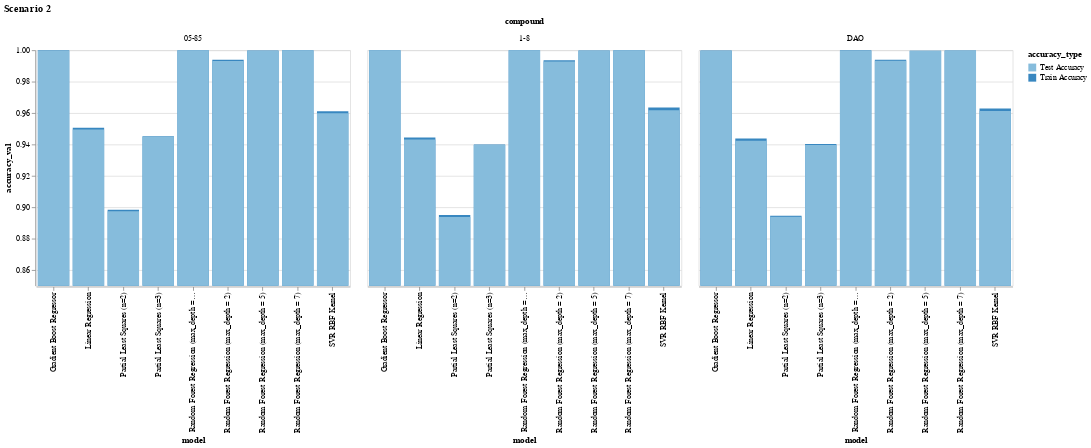

Notebook cell for this chart:
### Code cell
alt.Chart(df_feed.query('scenario == "s2"')).mark_bar().encode(
    alt.X('model'),
    alt.Y('accuracy_val', stack = False, scale = alt.Scale(domain = [0.85,1])),
    alt.Color('accuracy_type:O'),
    alt.Facet('compound')
    ).properties(width = 400).properties(title = 'Scenario 2')

### Figure 1 — Vega-Lite specification as saved in the notebook (floating-point values rounded to 4 significant figures)
{"$schema": "https://vega.github.io/schema/vega-lite/v3.4.0.json", "config": {"mark": {"tooltip": null}, "view": {"height": 300, "width": 400}}, "data": {"name": "data-6d93accf0eb7a51c2d3f7cd96686f93f"}, "datasets": {"data-6d93accf0eb7a51c2d3f7cd96686f93f": [{"accuracy_type": "Train Accuracy", "accuracy_val": 0.9506, "compound": "05-85", "model": "Linear Regression", "scenario": "s2"}, {"accuracy_type": "Train Accuracy", "accuracy_val": 0.9444, "compound": "1-8", "model": "Linear Regression", "scenario": "s2"}, {"accuracy_type": "Train Accuracy", "accuracy_val": 0.9438, "compound": "DAO", "model": "Linear Regression", "scenario": "s2"}, {"accuracy_type": "Train Accuracy", "accuracy_val": 0.8985, "compound": "05-85", "model": "Partial Least Squares (n=2)", "scenario": "s2"}, {"accuracy_type": "Train Accuracy", "accuracy_val": 0.895, "compound": "1-8", "model": "Partial Least Squares (n=2)", "scenario": "s2"}, {"accuracy_type": "Train Accuracy", "accuracy_val": 0.8946, "compound": "DAO", "model": "Partial Least Squares (n=2)", "scenario": "s2"}, {"accuracy_type": "Train Accuracy", "accuracy_val": 0.9451, "compound": "05-85", "model": "Partial Least Squares (n=3)", "scenario": "s2"}, {"accuracy_type": "Train Accuracy", "accuracy_val": 0.94, "compound": "1-8", "model": "Partial Least Squares (n=3)", "scenario": "s2"}, {"accuracy_type": "Train Accuracy", "accuracy_val": 0.9403, "compound": "DAO", "model": "Partial Least Squares (n=3)", "scenario": "s2"}, {"accuracy_type": "Train Accuracy", "accuracy_val": 0.9939, "compound": "05-85", "model": "Random Forest Regression (max_depth = 2)", "scenario": "s2"}, {"accuracy_type": "Train Accuracy", "accuracy_val": 0.9937, "compound": "1-8", "model": "Random Forest Regression (max_depth = 2)", "scenario": "s2"}, {"accuracy_type": "Train Accuracy", "accuracy_val": 0.9939, "compound": "DAO", "model": "Random Forest Regression (max_depth = 2)", "scenario": "s2"}, {"accuracy_type": "Train Accuracy", "accuracy_val": 0.9998, "compound": "05-85", "model": "Random Forest Regression (max_depth = 5)", "scenario": "s2"}, {"accuracy_type": "Train Accuracy", "accuracy_val": 0.9999, "compound": "1-8", "model": "Random Forest Regression (max_depth = 5)", "scenario": "s2"}, {"accuracy_type": "Train Accuracy", "accuracy_val": 0.9997, "compound": "DAO", "model": "Random Forest Regression (max_depth = 5)", "scenario": "s2"}, {"accuracy_type": "Train Accuracy", "accuracy_val": 1.0, "compound": "05-85", "model": "Random Forest Regression (max_depth = 7)", "scenario": "s2"}, {"accuracy_type": "Train Accuracy", "accuracy_val": 1.0, "compound": "1-8", "model": "Random Forest Regression (max_depth = 7)", "scenario": "s2"}, {"accuracy_type": "Train Accuracy", "accuracy_val": 0.9999, "compound": "DAO", "model": "Random Forest Regression (max_depth = 7)", "scenario": "s2"}, {"accuracy_type": "Train Accuracy", "accuracy_val": 1.0, "compound": "05-85", "model": "Random Forest Regression (max_depth = 10)", "scenario": "s2"}, {"accuracy_type": "Train Accuracy", "accuracy_val": 1.0, "compound": "1-8", "model": "Random Forest Regression (max_depth = 10)", "scenario": "s2"}, {"accuracy_type": "Train Accuracy", "accuracy_val": 1.0, "compound": "DAO", "model": "Random Forest Regression (max_depth = 10)", "scenario": "s2"}, {"accuracy_type": "Train Accuracy", "accuracy_val": 0.9611, "compound": "05-85", "model": "SVR RBF Kernel", "scenario": "s2"}, {"accuracy_type": "Train Accuracy", "accuracy_val": 0.9636, "compound": "1-8", "model": "SVR RBF Kernel", "scenario": "s2"}, {"accuracy_type": "Train Accuracy", "accuracy_val": 0.963, "compound": "DAO", "model": "SVR RBF Kernel", "scenario": "s2"}, {"accuracy_type": "Train Accuracy", "accuracy_val": 0.9999, "compound": "05-85", "model": "Gradient Boost Regressor", "scenario": "s2"}, {"accuracy_type": "Train Accuracy", "accuracy_val": 1.0, "compound": "1-8", "model": "Gradient Boost Regressor", "scenario": "s2"}, {"accuracy_type": "Train Accuracy", "accuracy_val": 0.9998, "compound": "DAO", "model": "Gradient Boost Regressor", "scenario": "s2"}, {"accuracy_type": "Test Accuracy", "accuracy_val": 0.9494, "compound": "05-85", "model": "Linear Regression", "scenario": "s2"}, {"accuracy_type": "Test Accuracy", "accuracy_val": 0.9431, "compound": "1-8", "model": "Linear Regression", "scenario": "s2"}, {"accuracy_type": "Test Accuracy", "accuracy_val": 0.9423, "compound": "DAO", "model": "Linear Regression", "scenario": "s2"}, {"accuracy_type": "Test Accuracy", "accuracy_val": 0.8975, "compound": "05-85", "model": "Partial Least Squares (n=2)", "scenario": "s2"}, {"accuracy_type": "Test Accuracy", "accuracy_val": 0.8937, "compound": "1-8", "model": "Partial Least Squares (n=2)", "scenario": "s2"}, {"accuracy_type": "Test Accuracy", "accuracy_val": 0.894, "compound": "DAO", "model": "Partial Least Squares (n=2)", "scenario": "s2"}, {"accuracy_type": "Test Accuracy", "accuracy_val": 0.945, "compound": "05-85", "model": "Partial Least Squares (n=3)", "scenario": "s2"}, {"accuracy_type": "Test Accuracy", "accuracy_val": 0.9397, "compound": "1-8", "model": "Partial Least Squares (n=3)", "scenario": "s2"}, {"accuracy_type": "Test Accuracy", "accuracy_val": 0.9397, "compound": "DAO", "model": "Partial Least Squares (n=3)", "scenario": "s2"}, {"accuracy_type": "Test Accuracy", "accuracy_val": 0.9931, "compound": "05-85", "model": "Random Forest Regression (max_depth = 2)", "scenario": "s2"}, {"accuracy_type": "Test Accuracy", "accuracy_val": 0.9928, "compound": "1-8", "model": "Random Forest Regression (max_depth = 2)", "scenario": "s2"}, {"accuracy_type": "Test Accuracy", "accuracy_val": 0.9933, "compound": "DAO", "model": "Random Forest Regression (max_depth = 2)", "scenario": "s2"}, {"accuracy_type": "Test Accuracy", "accuracy_val": 0.9997, "compound": "05-85", "model": "Random Forest Regression (max_depth = 5)", "scenario": "s2"}, {"accuracy_type": "Test Accuracy", "accuracy_val": 0.9999, "compound": "1-8", "model": "Random Forest Regression (max_depth = 5)", "scenario": "s2"}, {"accuracy_type": "Test Accuracy", "accuracy_val": 0.9996, "compound": "DAO", "model": "Random Forest Regression (max_depth = 5)", "scenario": "s2"}, {"accuracy_type": "Test Accuracy", "accuracy_val": 0.9999, "compound": "05-85", "model": "Random Forest Regression (max_depth = 7)", "scenario": "s2"}, {"accuracy_type": "Test Accuracy", "accuracy_val": 1.0, "compound": "1-8", "model": "Random Forest Regression (max_depth = 7)", "scenario": "s2"}, {"accuracy_type": "Test Accuracy", "accuracy_val": 0.9998, "compound": "DAO", "model": "Random Forest Regression (max_depth = 7)", "scenario": "s2"}, {"accuracy_type": "Test Accuracy", "accuracy_val": 1.0, "compound": "05-85", "model": "Random Forest Regression (max_depth = 10)", "scenario": "s2"}, {"accuracy_type": "Test Accuracy", "accuracy_val": 1.0, "compound": "1-8", "model": "Random Forest Regression (max_depth = 10)", "scenario": "s2"}, {"accuracy_type": "Test Accuracy", "accuracy_val": 0.9999, "compound": "DAO", "model": "Random Forest Regression (max_depth = 10)", "scenario": "s2"}, {"accuracy_type": "Test Accuracy", "accuracy_val": 0.9598, "compound": "05-85", "model": "SVR RBF Kernel", "scenario": "s2"}, {"accuracy_type": "Test Accuracy", "accuracy_val": 0.9618, "compound": "1-8", "model": "SVR RBF Kernel", "scenario": "s2"}, {"accuracy_type": "Test Accuracy", "accuracy_val": 0.9613, "compound": "DAO", "model": "SVR RBF Kernel", "scenario": "s2"}, {"accuracy_type": "Test Accuracy", "accuracy_val": 0.9999, "compound": "05-85", "model": "Gradient Boost Regressor", "scenario": "s2"}, {"accuracy_type": "Test Accuracy", "accuracy_val": 1.0, "compound": "1-8", "model": "Gradient Boost Regressor", "scenario": "s2"}, {"accuracy_type": "Test Accuracy", "accuracy_val": 0.9997, "compound": "DAO", "model": "Gradient Boost Regressor", "scenario": "s2"}]}, "encoding": {"color": {"field": "accuracy_type", "type": "ordinal"}, "facet": {"field": "compound", "type": "nominal"}, "x": {"field": "model", "type": "nominal"}, "y": {"field": "accuracy_val", "scale": {"domain": [0.85, 1]}, "stack": false, "type": "quantitative"}}, "mark": "bar", "title": "Scenario 2", "width": 400}
